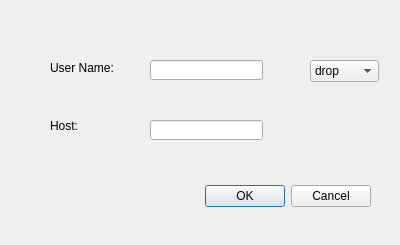
<?xml version="1.0" encoding="UTF-8"?>
<ui version="4.0">
 <class>DeleteUser</class>
 <widget class="QDialog" name="DeleteUser">
  <property name="geometry">
   <rect>
    <x>0</x>
    <y>0</y>
    <width>400</width>
    <height>245</height>
   </rect>
  </property>
  <property name="windowTitle">
   <string>Drop/Delete User</string>
  </property>
  <widget class="QDialogButtonBox" name="buttonBox">
   <property name="geometry">
    <rect>
     <x>30</x>
     <y>180</y>
     <width>341</width>
     <height>32</height>
    </rect>
   </property>
   <property name="orientation">
    <enum>Qt::Horizontal</enum>
   </property>
   <property name="standardButtons">
    <set>QDialogButtonBox::Cancel|QDialogButtonBox::Ok</set>
   </property>
  </widget>
  <widget class="QLabel" name="label">
   <property name="geometry">
    <rect>
     <x>50</x>
     <y>60</y>
     <width>71</width>
     <height>16</height>
    </rect>
   </property>
   <property name="text">
    <string>User Name:</string>
   </property>
  </widget>
  <widget class="QLabel" name="label_2">
   <property name="geometry">
    <rect>
     <x>50</x>
     <y>120</y>
     <width>54</width>
     <height>12</height>
    </rect>
   </property>
   <property name="text">
    <string>Host:</string>
   </property>
  </widget>
  <widget class="QLineEdit" name="lineEdit">
   <property name="geometry">
    <rect>
     <x>150</x>
     <y>60</y>
     <width>113</width>
     <height>20</height>
    </rect>
   </property>
  </widget>
  <widget class="QLineEdit" name="lineEdit_2">
   <property name="geometry">
    <rect>
     <x>150</x>
     <y>120</y>
     <width>113</width>
     <height>20</height>
    </rect>
   </property>
  </widget>
  <widget class="QComboBox" name="comboBox">
   <property name="geometry">
    <rect>
     <x>310</x>
     <y>60</y>
     <width>69</width>
     <height>22</height>
    </rect>
   </property>
   <item>
    <property name="text">
     <string>drop</string>
    </property>
   </item>
   <item>
    <property name="text">
     <string>delete</string>
    </property>
   </item>
  </widget>
 </widget>
 <resources/>
 <connections>
  <connection>
   <sender>buttonBox</sender>
   <signal>accepted()</signal>
   <receiver>DeleteUser</receiver>
   <slot>accept()</slot>
   <hints>
    <hint type="sourcelabel">
     <x>248</x>
     <y>254</y>
    </hint>
    <hint type="destinationlabel">
     <x>157</x>
     <y>274</y>
    </hint>
   </hints>
  </connection>
  <connection>
   <sender>buttonBox</sender>
   <signal>rejected()</signal>
   <receiver>DeleteUser</receiver>
   <slot>reject()</slot>
   <hints>
    <hint type="sourcelabel">
     <x>316</x>
     <y>260</y>
    </hint>
    <hint type="destinationlabel">
     <x>286</x>
     <y>274</y>
    </hint>
   </hints>
  </connection>
 </connections>
</ui>
